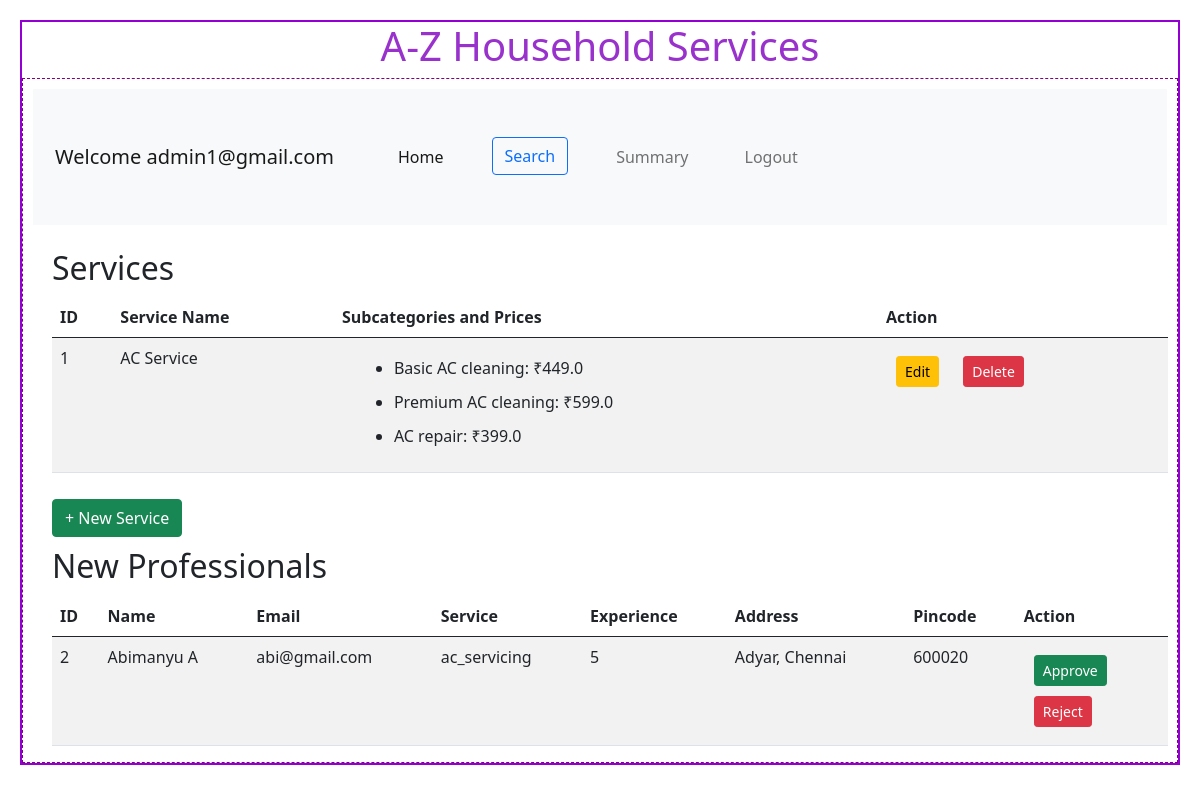
Before: /admin/admin1@gmail.com with the older database file.
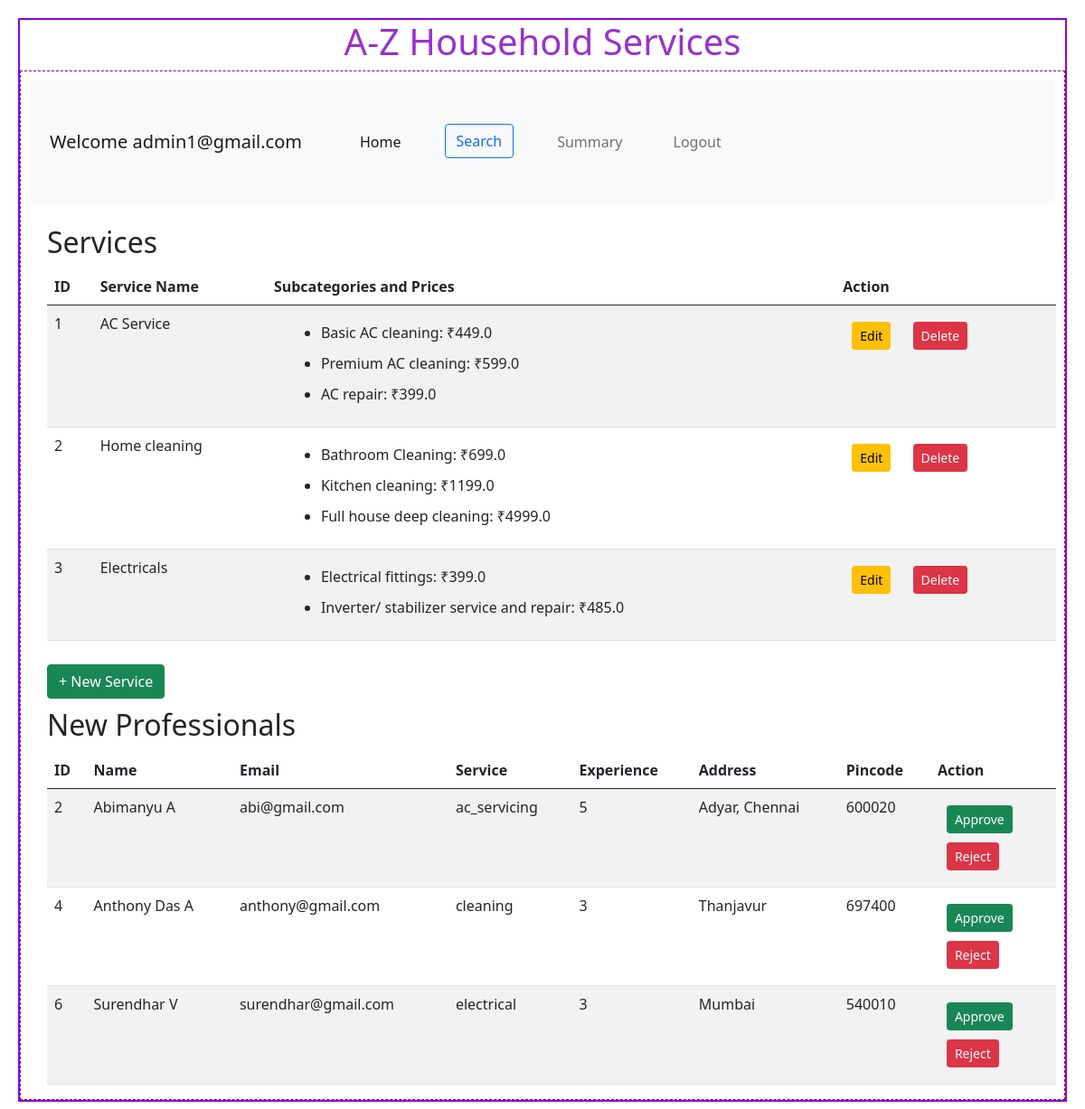
After: the same page with the newer database file.
### backend/models.py (models this page shows)
class Service(db.Model):
    __tablename__ = "service"
    id = db.Column(db.Integer, primary_key=True, autoincrement=True)
    name = db.Column(db.String, nullable=False)
    description = db.Column(db.String, nullable=False)
    status = db.Column(db.String(20), default="active", nullable=False)  # Active/Inactive
    subcategories = db.relationship(
        'Subcategory',
        cascade="all, delete",
        backref="service",
        lazy=True
    )
    service_requests = db.relationship(
        'ServiceRequest',
        cascade="all, delete",
        backref="service",
        lazy=True
    )

class Subcategory(db.Model):
    id = db.Column(db.Integer, primary_key=True)
    service_id = db.Column(db.Integer, db.ForeignKey('service.id'), nullable=False)
    name = db.Column(db.String(100), nullable=False)
    description = db.Column(db.Text, nullable=False)
    price = db.Column(db.Float, nullable=False)

class ProfessionalDetails(db.Model):
    __tablename__ = "professional_details"
    id = db.Column(db.Integer, primary_key=True, autoincrement=True)
    email = db.Column(db.String, unique=True, nullable=False)
    password = db.Column(db.String, nullable=False)
    role = db.Column(db.Integer, default=1, nullable=False)  # 0 = admin, 1 = professional
    name = db.Column(db.String, nullable=False)
    service = db.Column(db.String, nullable=False)
    experience = db.Column(db.Integer, nullable=False)
    address = db.Column(db.String, nullable=False)
    pincode = db.Column(db.Integer, nullable=False)
    status = db.Column(db.String(20), default="Pending")
    service_requests = db.relationship(
        'ServiceRequest',
        cascade="all, delete",
        backref="professional",
        lazy=True
    )

### backend/controllers.py (the view)
@app.route("/admin/<name>")
def admin_dashboard(name):
    services=Service.query.all()
    pending_professionals = ProfessionalDetails.query.filter_by(status='Pending').all()
    return render_template("admin_dashboard.html", name=name, services=services, pending_professionals=pending_professionals)

### templates/admin_dashboard.html
{%extends "admin_layout.html"%}
{%block content%}
            <div class="container mt-4">
                 {%if services%}
                <h2>Services</h2>
                <table class="table table-striped">
                    <thead>
                        <tr>
                            <th>ID</th>
                            <th>Service Name</th>
                            <th>Subcategories and Prices</th>
                            <th>Action</th>
                        </tr>
                    </thead>
                    <tbody>
                        {% for service in services %}
                        <tr>
                            <td>{{ service.id }}</td>
                            <td>{{ service.name }}</td>
                            <td>
                                {% if service.subcategories %}
                                    <ul>
                                        {% for subcategory in service.subcategories %}
                                        <li>{{ subcategory.name }}: ₹{{ subcategory.price }}</li>
                                        {% endfor %}
                                    </ul>
                                {% else %}
                                    No subcategories available.
                                {% endif %}
                            </td>
                            <td>
                                <a href="{{ url_for('edit_service', service_id=service.id, name=service.name) }}" class="btn btn-sm btn-warning">Edit</a>
                                <form action="{{ url_for('delete_service', service_id=service.id, name=service.name) }}" method="POST" style="display:inline;">
                                    <button type="submit" class="btn btn-sm btn-danger" onclick="return confirm('Are you sure you want to delete this service?');">Delete</button>
                                </form>
                            </td>
                        </tr>
                        {%endfor%}
                    </tbody>
                </table>
                {%else%}
                <h3 class="center">No Services Available!</h3>
                {%endif%}
                <a href="/service/{{name}}" button type="button" class="btn btn-success">+ New Service</a>
                <h2>New Professionals</h2>
                {% if pending_professionals %}
                    <table class="table table-striped">
                        <thead>
                            <tr>
                                <th>ID</th>
                                <th>Name</th>
                                <th>Email</th>
                                <th>Service</th>
                                <th>Experience</th>
                                <th>Address</th>
                                <th>Pincode</th>
                                <th>Action</th>
                            </tr>
                        </thead>
                        <tbody>
                            {% for professional in pending_professionals %}
                                <tr>
                                    <td>{{ professional.id }}</td>
                                    <td>{{ professional.name }}</td>
                                    <td>{{ professional.email }}</td>
                                    <td>{{ professional.service }}</td>
                                    <td>{{ professional.experience }}</td>
                                    <td>{{ professional.address }}</td>
                                    <td>{{ professional.pincode }}</td>
                                    <td>
                                        <form method="POST" action="{{ url_for('approve_professional', professional_id=professional.id, name=name) }}">
                                            <button type="submit" class="btn btn-sm btn-success">Approve</button>
                                        </form>
                                        <form method="POST" action="{{ url_for('reject_professional', professional_id=professional.id, name=name) }}">
                                            <button type="submit" class="btn btn-sm btn-danger">Reject</button>
                                        </form>
                                    </td>
                                </tr>
                            {% endfor %}
                        </tbody>
                    </table>
                {% else %}
                    <p>No new professional requests at the moment.</p>
                {% endif %}
{%endblock%}

### templates/admin_layout.html (shortened to what this page needs)
<!DOCTYPE html>
<html>
    <head>
        <link rel="stylesheet" href="/static/styles/main.css">
        <link href="https://cdn.jsdelivr.net/npm/bootstrap@5.0.2/dist/css/bootstrap.min.css" rel="stylesheet">
    </head>
<body>
    <div class="my_container">
        <div class="center"><h1>A-Z Household Services</h1></div>
        <div class="my_panel">
            <nav class="navbar navbar-expand-lg navbar-light bg-light">
                <div class="container-fluid">
                  <a class="navbar-brand" href="#">Welcome {{name}}</a>
                  <div class="collapse navbar-collapse" id="navbarSupportedContent">
                    <ul class="navbar-nav me-auto mb-2 mb-lg-0">
                      <li class="nav-item">
                        <a class="nav-link active" aria-current="page" href="/admin/admin1@gmail.com">Home</a>
                      </li>
                      <li class="nav-item">
                        <a class="btn btn-outline-primary" href="{{ url_for('search') }}" role="button">Search</a>
                      </li>
                      <li class="nav-item">
                        <a class="nav-link" href="#">Summary</a>
                      </li>
                      <li class="nav-item">
                        <a class="nav-link" href="{{ url_for('home') }}">Logout</a>
                      </li>
                    </ul>
                  </div>
                </div>
              </nav>
            {%block content%}
            {%endblock%}
        </div>
        </div>
    </body>
</html>

### static/styles/main.css (style rules this page uses)
* { margin:10px; }
.my_container { border: 2px solid darkviolet; }
.my_panel { width: 100%; margin: auto; height: auto; border: 1px dashed purple; }
.center { text-align: center; margin: auto; color: darkorchid; }

Changed rows visible on the page:
added Service: id "2", name "Home cleaning"
added Subcategory: name "Bathroom Cleaning", price "699.0", shown under "2"
added Subcategory: name "Kitchen cleaning", price "1199.0", shown under "2"
added Subcategory: name "Full house deep cleaning", price "4999.0", shown under "2"
added Service: id "3", name "Electricals"
added Subcategory: name "Electrical fittings", price "399.0", shown under "3"
added Subcategory: name "Inverter/ stabilizer service and repair", price "485.0", shown under "3"
added ProfessionalDetails: id "4", name "Anthony Das A", email "anthony@gmail.com", service "cleaning", experience "3", address "Thanjavur", pincode "697400"
added ProfessionalDetails: id "6", name "Surendhar V", email "surendhar@gmail.com", service "electrical", experience "3", address "Mumbai", pincode "540010"
